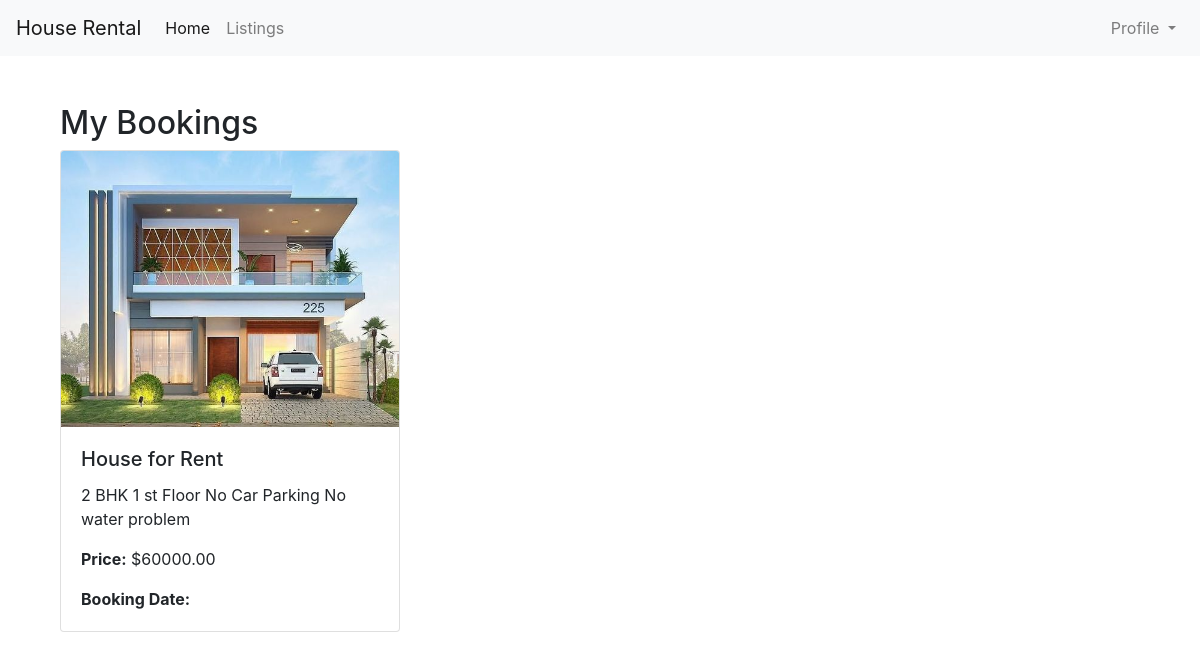
Screenshot of /my_bookings/ (signed in) with the database file from the repository.
### base/models.py (models this page shows, shortened)
class Booking(models.Model):
    user = models.ForeignKey(User, on_delete=models.CASCADE)
    property = models.ForeignKey(Property, on_delete=models.CASCADE)
    full_name = models.CharField(max_length=100, null= True, blank=True)
    email = models.EmailField(null=True, blank=True)
    phone = models.CharField(max_length=20,null=True, blank=True)

class Property(models.Model):
    title = models.CharField(max_length=100)
    description = models.TextField()
    price = models.DecimalField(max_digits=10, decimal_places=2)
    image = models.ImageField(upload_to='property_images/')

### base/views.py (the view)
# urls.py: path('my_bookings/', views.my_bookings, name='my_bookings'),
@login_required
def my_bookings(request):
    bookings = Booking.objects.filter(user=request.user)
    return render(request, 'my_bookings.html', {'bookings': bookings})

### base/templates/my_bookings.html
{% extends 'base.html' %}
{% block content %}
<div class="container mt-5">
    <h2>My Bookings</h2>
    <div class="row">
        {% if bookings %}
            {% for booking in bookings %}
            <div class="col-md-4 mb-4">
                <div class="card">
                    <img src="{{ booking.property.image.url }}" class="card-img-top" alt="Property Image">
                    <div class="card-body">
                        <h5 class="card-title">{{ booking.property.title }}</h5>
                        <p class="card-text">{{ booking.property.description }}</p>
                        <p class="card-text"><strong>Price:</strong> ${{ booking.property.price }}</p>
                        <p class="card-text"><strong>Booking Date:</strong> {{ booking.booking_date }}</p>
                    </div>
                </div>
            </div>
            {% endfor %}
        {% else %}
            <p>You have no bookings.</p>
        {% endif %}
    </div>
</div>
{% endblock %}

### rows the page displays
Booking: property.image (picture), property "House for Rent", property.description "2 BHK 1 st Floor No Car Parking No water problem", property.price "60000.00"
